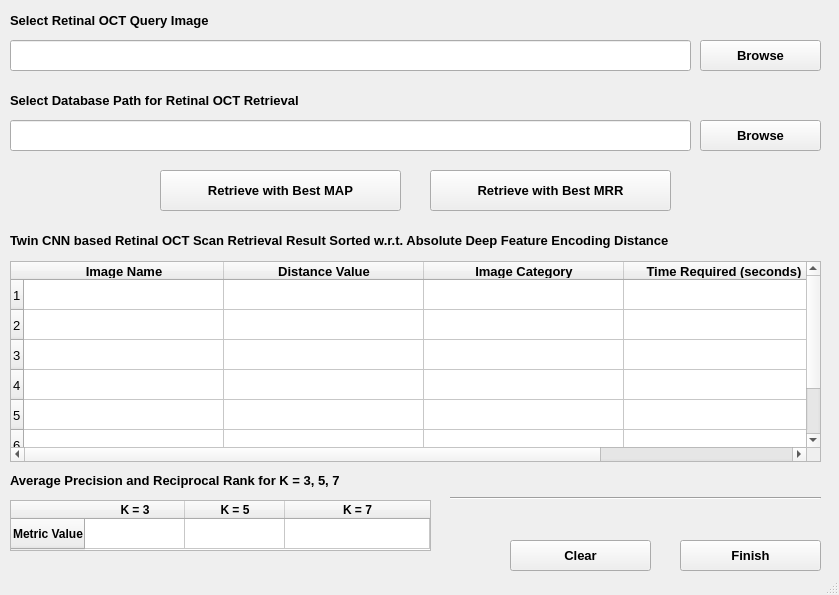
<?xml version="1.0" encoding="UTF-8"?>
<ui version="4.0">
 <class>MainWindow</class>
 <widget class="QMainWindow" name="MainWindow">
  <property name="enabled">
   <bool>true</bool>
  </property>
  <property name="geometry">
   <rect>
    <x>0</x>
    <y>0</y>
    <width>839</width>
    <height>595</height>
   </rect>
  </property>
  <property name="windowTitle">
   <string>Retinal OCT Retrieval System</string>
  </property>
  <property name="windowIcon">
   <iconset>
    <normaloff>assets/favicon.ico</normaloff>assets/favicon.ico</iconset>
  </property>
  <property name="whatsThis">
   <string extracomment="Retrieval Result"/>
  </property>
  <property name="autoFillBackground">
   <bool>false</bool>
  </property>
  <widget class="QWidget" name="centralwidget">
   <widget class="QPushButton" name="selectDatabase">
    <property name="geometry">
     <rect>
      <x>700</x>
      <y>120</y>
      <width>121</width>
      <height>31</height>
     </rect>
    </property>
    <property name="font">
     <font>
      <pointsize>10</pointsize>
      <weight>75</weight>
      <bold>true</bold>
     </font>
    </property>
    <property name="text">
     <string>Browse</string>
    </property>
   </widget>
   <widget class="QLineEdit" name="databasePath">
    <property name="geometry">
     <rect>
      <x>10</x>
      <y>120</y>
      <width>681</width>
      <height>31</height>
     </rect>
    </property>
    <property name="font">
     <font>
      <pointsize>10</pointsize>
     </font>
    </property>
   </widget>
   <widget class="QLabel" name="label_2">
    <property name="geometry">
     <rect>
      <x>10</x>
      <y>90</y>
      <width>821</width>
      <height>21</height>
     </rect>
    </property>
    <property name="font">
     <font>
      <pointsize>10</pointsize>
      <weight>75</weight>
      <bold>true</bold>
     </font>
    </property>
    <property name="text">
     <string>Select Database Path for Retinal OCT Retrieval</string>
    </property>
   </widget>
   <widget class="QPushButton" name="retrieve_1">
    <property name="geometry">
     <rect>
      <x>160</x>
      <y>170</y>
      <width>241</width>
      <height>41</height>
     </rect>
    </property>
    <property name="font">
     <font>
      <pointsize>10</pointsize>
      <weight>75</weight>
      <bold>true</bold>
     </font>
    </property>
    <property name="text">
     <string>Retrieve with Best MAP</string>
    </property>
   </widget>
   <widget class="QTableWidget" name="cbirSummary">
    <property name="enabled">
     <bool>true</bool>
    </property>
    <property name="geometry">
     <rect>
      <x>10</x>
      <y>261</y>
      <width>811</width>
      <height>201</height>
     </rect>
    </property>
    <property name="sizePolicy">
     <sizepolicy hsizetype="Maximum" vsizetype="Maximum">
      <horstretch>0</horstretch>
      <verstretch>0</verstretch>
     </sizepolicy>
    </property>
    <property name="minimumSize">
     <size>
      <width>811</width>
      <height>0</height>
     </size>
    </property>
    <property name="font">
     <font>
      <pointsize>10</pointsize>
     </font>
    </property>
    <property name="sizeAdjustPolicy">
     <enum>QAbstractScrollArea::AdjustToContents</enum>
    </property>
    <property name="rowCount">
     <number>7</number>
    </property>
    <attribute name="horizontalHeaderVisible">
     <bool>true</bool>
    </attribute>
    <attribute name="horizontalHeaderCascadingSectionResizes">
     <bool>false</bool>
    </attribute>
    <attribute name="horizontalHeaderDefaultSectionSize">
     <number>200</number>
    </attribute>
    <attribute name="horizontalHeaderShowSortIndicator" stdset="0">
     <bool>true</bool>
    </attribute>
    <attribute name="horizontalHeaderStretchLastSection">
     <bool>true</bool>
    </attribute>
    <row/>
    <row/>
    <row/>
    <row/>
    <row/>
    <row/>
    <row/>
    <column>
     <property name="text">
      <string>Image Name</string>
     </property>
     <property name="font">
      <font>
       <weight>75</weight>
       <bold>true</bold>
      </font>
     </property>
     <property name="textAlignment">
      <set>AlignCenter</set>
     </property>
    </column>
    <column>
     <property name="text">
      <string>Distance Value</string>
     </property>
     <property name="font">
      <font>
       <weight>75</weight>
       <bold>true</bold>
      </font>
     </property>
     <property name="textAlignment">
      <set>AlignCenter</set>
     </property>
    </column>
    <column>
     <property name="text">
      <string>Image Category</string>
     </property>
     <property name="font">
      <font>
       <weight>75</weight>
       <bold>true</bold>
      </font>
     </property>
     <property name="textAlignment">
      <set>AlignCenter</set>
     </property>
    </column>
    <column>
     <property name="text">
      <string>Time Required (seconds)</string>
     </property>
     <property name="font">
      <font>
       <weight>75</weight>
       <bold>true</bold>
      </font>
     </property>
     <property name="textAlignment">
      <set>AlignCenter</set>
     </property>
    </column>
    <item row="0" column="0">
     <property name="text">
      <string/>
     </property>
     <property name="font">
      <font>
       <pointsize>10</pointsize>
       <weight>75</weight>
       <bold>true</bold>
      </font>
     </property>
     <property name="flags">
      <set>ItemIsSelectable|ItemIsEditable|ItemIsDragEnabled|ItemIsDropEnabled|ItemIsUserCheckable</set>
     </property>
    </item>
    <item row="1" column="0">
     <property name="text">
      <string/>
     </property>
     <property name="font">
      <font>
       <pointsize>10</pointsize>
       <weight>75</weight>
       <bold>true</bold>
      </font>
     </property>
     <property name="flags">
      <set>ItemIsSelectable|ItemIsEditable|ItemIsDragEnabled|ItemIsDropEnabled|ItemIsUserCheckable</set>
     </property>
    </item>
    <item row="2" column="0">
     <property name="text">
      <string/>
     </property>
     <property name="font">
      <font>
       <pointsize>10</pointsize>
       <weight>75</weight>
       <bold>true</bold>
      </font>
     </property>
     <property name="flags">
      <set>ItemIsSelectable|ItemIsEditable|ItemIsDragEnabled|ItemIsDropEnabled|ItemIsUserCheckable</set>
     </property>
    </item>
    <item row="3" column="0">
     <property name="text">
      <string/>
     </property>
     <property name="font">
      <font>
       <pointsize>10</pointsize>
       <weight>75</weight>
       <bold>true</bold>
      </font>
     </property>
     <property name="flags">
      <set>ItemIsSelectable|ItemIsEditable|ItemIsDragEnabled|ItemIsDropEnabled|ItemIsUserCheckable</set>
     </property>
    </item>
    <item row="4" column="0">
     <property name="text">
      <string/>
     </property>
     <property name="font">
      <font>
       <pointsize>10</pointsize>
       <weight>75</weight>
       <bold>true</bold>
      </font>
     </property>
     <property name="flags">
      <set>ItemIsSelectable|ItemIsEditable|ItemIsDragEnabled|ItemIsDropEnabled|ItemIsUserCheckable</set>
     </property>
    </item>
    <item row="5" column="0">
     <property name="text">
      <string/>
     </property>
     <property name="font">
      <font>
       <pointsize>10</pointsize>
       <weight>75</weight>
       <bold>true</bold>
      </font>
     </property>
     <property name="flags">
      <set>ItemIsSelectable|ItemIsEditable|ItemIsDragEnabled|ItemIsDropEnabled|ItemIsUserCheckable</set>
     </property>
    </item>
    <item row="6" column="0">
     <property name="text">
      <string/>
     </property>
     <property name="font">
      <font>
       <pointsize>10</pointsize>
       <weight>75</weight>
       <bold>true</bold>
      </font>
     </property>
     <property name="flags">
      <set>ItemIsSelectable|ItemIsEditable|ItemIsDragEnabled|ItemIsDropEnabled|ItemIsUserCheckable</set>
     </property>
    </item>
   </widget>
   <widget class="QTableWidget" name="resultSummary">
    <property name="geometry">
     <rect>
      <x>10</x>
      <y>500</y>
      <width>421</width>
      <height>51</height>
     </rect>
    </property>
    <property name="rowCount">
     <number>1</number>
    </property>
    <attribute name="horizontalHeaderStretchLastSection">
     <bool>true</bool>
    </attribute>
    <row>
     <property name="text">
      <string>Metric Value</string>
     </property>
     <property name="font">
      <font>
       <weight>75</weight>
       <bold>true</bold>
      </font>
     </property>
     <property name="textAlignment">
      <set>AlignCenter</set>
     </property>
    </row>
    <column>
     <property name="text">
      <string>K = 3</string>
     </property>
     <property name="font">
      <font>
       <weight>75</weight>
       <bold>true</bold>
      </font>
     </property>
    </column>
    <column>
     <property name="text">
      <string>K = 5</string>
     </property>
     <property name="font">
      <font>
       <weight>75</weight>
       <bold>true</bold>
      </font>
     </property>
    </column>
    <column>
     <property name="text">
      <string>K = 7</string>
     </property>
     <property name="font">
      <font>
       <weight>75</weight>
       <bold>true</bold>
      </font>
     </property>
    </column>
    <item row="0" column="0">
     <property name="text">
      <string/>
     </property>
     <property name="font">
      <font>
       <pointsize>10</pointsize>
       <weight>75</weight>
       <bold>true</bold>
      </font>
     </property>
     <property name="flags">
      <set>ItemIsSelectable|ItemIsEditable|ItemIsDragEnabled|ItemIsDropEnabled|ItemIsUserCheckable</set>
     </property>
    </item>
    <item row="0" column="1">
     <property name="text">
      <string/>
     </property>
     <property name="font">
      <font>
       <pointsize>10</pointsize>
       <weight>75</weight>
       <bold>true</bold>
      </font>
     </property>
     <property name="flags">
      <set>ItemIsSelectable|ItemIsEditable|ItemIsDragEnabled|ItemIsDropEnabled|ItemIsUserCheckable</set>
     </property>
    </item>
    <item row="0" column="2">
     <property name="text">
      <string/>
     </property>
     <property name="font">
      <font>
       <pointsize>10</pointsize>
       <weight>75</weight>
       <bold>true</bold>
      </font>
     </property>
     <property name="flags">
      <set>ItemIsSelectable|ItemIsEditable|ItemIsDragEnabled|ItemIsDropEnabled|ItemIsUserCheckable</set>
     </property>
    </item>
   </widget>
   <widget class="QLabel" name="label_3">
    <property name="geometry">
     <rect>
      <x>10</x>
      <y>470</y>
      <width>371</width>
      <height>21</height>
     </rect>
    </property>
    <property name="font">
     <font>
      <pointsize>10</pointsize>
      <weight>75</weight>
      <bold>true</bold>
     </font>
    </property>
    <property name="text">
     <string>Average Precision and Reciprocal Rank for K = 3, 5, 7</string>
    </property>
   </widget>
   <widget class="QPushButton" name="clearButton">
    <property name="geometry">
     <rect>
      <x>510</x>
      <y>540</y>
      <width>141</width>
      <height>31</height>
     </rect>
    </property>
    <property name="font">
     <font>
      <pointsize>10</pointsize>
      <weight>75</weight>
      <bold>true</bold>
     </font>
    </property>
    <property name="text">
     <string>Clear</string>
    </property>
   </widget>
   <widget class="QPushButton" name="finishButton">
    <property name="geometry">
     <rect>
      <x>680</x>
      <y>540</y>
      <width>141</width>
      <height>31</height>
     </rect>
    </property>
    <property name="font">
     <font>
      <pointsize>10</pointsize>
      <weight>75</weight>
      <bold>true</bold>
     </font>
    </property>
    <property name="text">
     <string>Finish</string>
    </property>
   </widget>
   <widget class="QLabel" name="resultLabel">
    <property name="geometry">
     <rect>
      <x>450</x>
      <y>500</y>
      <width>371</width>
      <height>21</height>
     </rect>
    </property>
    <property name="font">
     <font>
      <pointsize>10</pointsize>
      <weight>75</weight>
      <bold>true</bold>
     </font>
    </property>
    <property name="text">
     <string/>
    </property>
   </widget>
   <widget class="QLabel" name="label_4">
    <property name="geometry">
     <rect>
      <x>10</x>
      <y>230</y>
      <width>701</width>
      <height>21</height>
     </rect>
    </property>
    <property name="font">
     <font>
      <pointsize>10</pointsize>
      <weight>75</weight>
      <bold>true</bold>
     </font>
    </property>
    <property name="text">
     <string>Twin CNN based Retinal OCT Scan Retrieval Result Sorted w.r.t. Absolute Deep Feature Encoding Distance</string>
    </property>
   </widget>
   <widget class="QPushButton" name="retrieve_2">
    <property name="geometry">
     <rect>
      <x>430</x>
      <y>170</y>
      <width>241</width>
      <height>41</height>
     </rect>
    </property>
    <property name="font">
     <font>
      <pointsize>10</pointsize>
      <weight>75</weight>
      <bold>true</bold>
     </font>
    </property>
    <property name="text">
     <string>Retrieve with Best MRR</string>
    </property>
   </widget>
   <widget class="Line" name="line">
    <property name="geometry">
     <rect>
      <x>450</x>
      <y>490</y>
      <width>371</width>
      <height>16</height>
     </rect>
    </property>
    <property name="orientation">
     <enum>Qt::Horizontal</enum>
    </property>
   </widget>
   <widget class="QPushButton" name="selectQuery">
    <property name="geometry">
     <rect>
      <x>700</x>
      <y>40</y>
      <width>121</width>
      <height>31</height>
     </rect>
    </property>
    <property name="font">
     <font>
      <pointsize>10</pointsize>
      <weight>75</weight>
      <bold>true</bold>
     </font>
    </property>
    <property name="text">
     <string>Browse</string>
    </property>
   </widget>
   <widget class="QLineEdit" name="queryPath">
    <property name="geometry">
     <rect>
      <x>10</x>
      <y>40</y>
      <width>681</width>
      <height>31</height>
     </rect>
    </property>
    <property name="font">
     <font>
      <pointsize>10</pointsize>
     </font>
    </property>
   </widget>
   <widget class="QLabel" name="label_5">
    <property name="geometry">
     <rect>
      <x>10</x>
      <y>10</y>
      <width>821</width>
      <height>21</height>
     </rect>
    </property>
    <property name="font">
     <font>
      <pointsize>10</pointsize>
      <weight>75</weight>
      <bold>true</bold>
     </font>
    </property>
    <property name="text">
     <string>Select Retinal OCT Query Image</string>
    </property>
   </widget>
  </widget>
  <widget class="QStatusBar" name="statusbar">
   <property name="enabled">
    <bool>true</bool>
   </property>
  </widget>
 </widget>
 <resources/>
 <connections/>
</ui>
